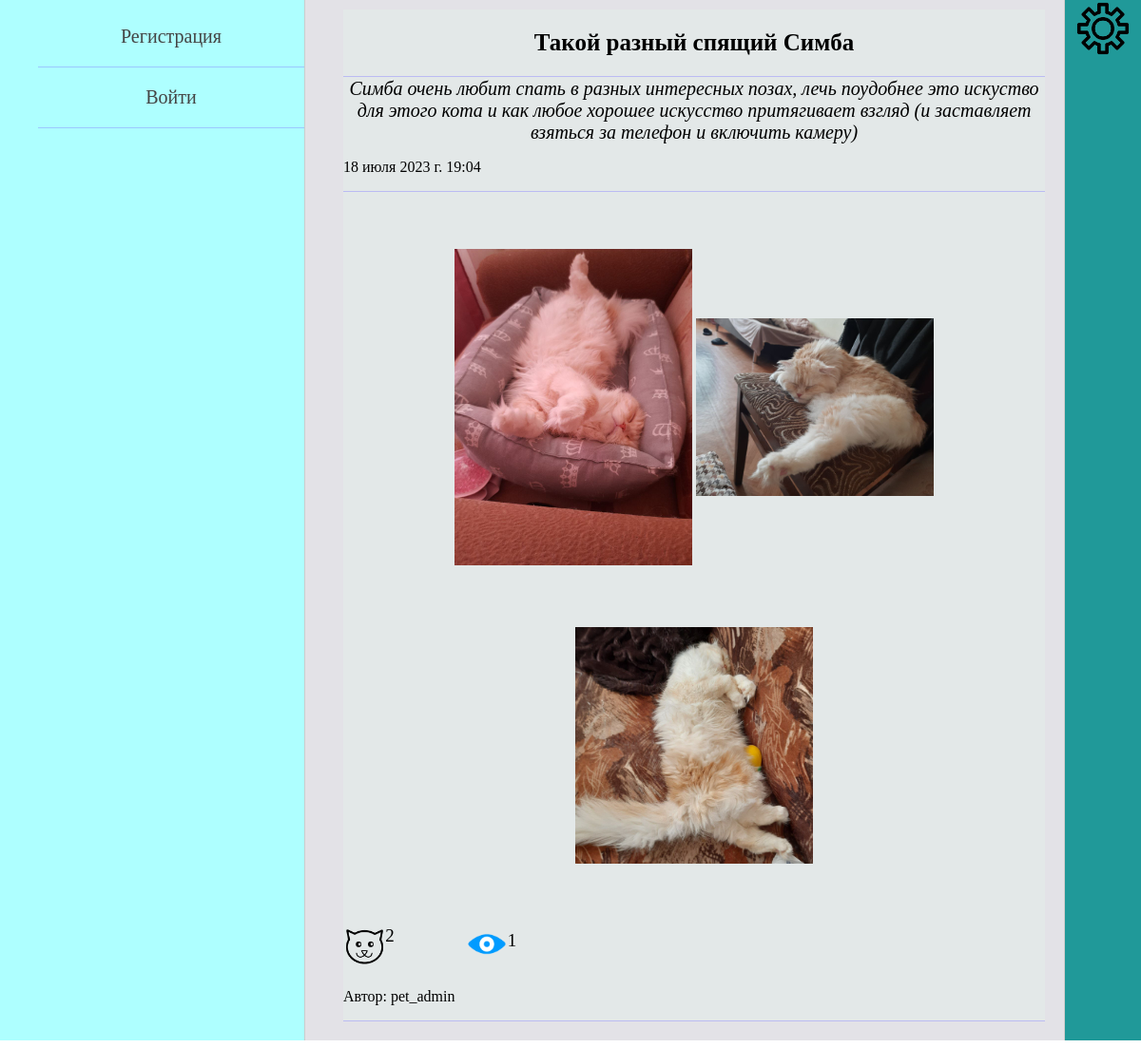
The app's page /post/2/ with its own data.
### pet_owners/models.py (models this page shows, shortened)
class OwnerPost(models.Model):
    autor = models.ForeignKey(settings.AUTH_USER_MODEL, on_delete=models.CASCADE, verbose_name='автор поста')
    title = models.CharField(max_length=105, blank=True, verbose_name='заголовок')
    text_of_post = models.TextField(max_length=2000, verbose_name='текст поста')
    animals = models.ManyToManyField(Animal, related_name='posts',
                                     verbose_name='питомцы в посте')
    is_published = models.BooleanField(default=True)
    date_create = models.DateTimeField(auto_now_add=True, verbose_name='дата создания поста')
    views = models.ManyToManyField(settings.AUTH_USER_MODEL, related_name='views', verbose_name='просмотры')
    likes = models.ManyToManyField(settings.AUTH_USER_MODEL, related_name='likes', verbose_name='лайки')
    class Meta:
        verbose_name = 'Пост пользователя'
        verbose_name_plural = 'Посты пользователей'
        ordering = ['-date_create']

class PostImage(models.Model):
    img = models.ImageField(upload_to="img_of_post/%Y/%m/%d/", verbose_name='изображение')
    post = models.ForeignKey(OwnerPost, on_delete=models.CASCADE, related_name='images', verbose_name='пост')
    owner = models.ForeignKey(settings.AUTH_USER_MODEL, on_delete=models.CASCADE, verbose_name='владелец фото')

class Owner(AbstractUser):
    date_of_birth = models.DateField(blank=True, verbose_name='дата рождения пользователя', null=True)
    avatar = models.ImageField(upload_to="owners_photos/%Y/%m/%d/", blank=True,
                               verbose_name='фото пользователя', null=True)
    about_myself = models.TextField(max_length=520, blank=True, verbose_name='о себе', null=True)
    instagram = models.URLField(blank=True, verbose_name='инстаграм', null=True)
    vkontakte = models.URLField(blank=True, verbose_name='вконтакте', null=True)
    youtube = models.URLField(blank=True, verbose_name='ютуб', null=True)

### pet_owners/views.py (the view)
# urls.py: path('post/<int:post_id>/', ShowPost.as_view(), name='post'),
class ShowPost(DataMixin, DetailView):
    model = OwnerPost
    template_name = 'pet_owners/post_page.html'
    context_object_name = 'post'
    pk_url_kwarg = 'post_id'
    def get_context_data(self, *, object_list=None, **kwargs):
        context = super().get_context_data(**kwargs)
        post = self.model.objects.get(pk=self.kwargs['post_id'])
        user = Owner.objects.get(pk=post.autor.pk)
        context['title'] = post.title
        left_menu = self.get_left_menu()
        context.update(left_menu)
        owner_posts = self.get_owner_posts(user, all_images=True)
        context.update(owner_posts)
        self.add_one_view_for_post(post, user)
        return context

### pet_owners/templatetags/pet_owners_tags.py (called while the page is built)
@register.simple_tag
def get_data_for_post(post_title, post_data):
    return post_data[post_title]

@register.inclusion_tag('pet_owners/likes_and_views_for_posts.html')
def show_likes_and_views(post, post_data):
    return {"post": post, "post_data": post_data}

### pet_owners/utils.py (called while the page is built)
    def get_left_menu(self):
        context = {}
        if self.request.user.is_authenticated:
            context['left_menu'] = [
                {'title': "Мой профиль", 'url_name': ['profile_home', self.request.user.id]},
                {'title': "Мои питомцы", 'url_name': ['profile_home', self.request.user.id]},
                {'title': "Подписки", 'url_name': ['profile_home', self.request.user.id]},
                {'title': "Подписчики", 'url_name': ['profile_home', self.request.user.id]},
                {'title': "Группы", 'url_name': ['profile_home', self.request.user.id]},
            ]
        else:
            context['left_menu'] = [
                {'title': "Регистрация", 'url_name': 'register'},
                {'title': "Войти", 'url_name': 'login'},
            ]
        return context

    def get_owner_posts(self, user, all_images=False):
        context = {}
        all_posts = user.ownerpost_set.all()
        context['all_posts'] = all_posts
        data_for_post = {}
        for post in all_posts:
            if self.request.user.is_authenticated and \
                    Owner.objects.get(pk=self.request.user.id) in post.likes.all():
                is_liked = True
            else:
                is_liked = False
            if all_images:
                data_for_post[f'{post.title}'] = {
                    'img': post.images.all(),
                    'is_liked': is_liked
                }
            else:
                data_for_post[f'{post.title}'] = {
                    'img': post.images.first(),
                    'is_liked': is_liked
                }
        context['data_for_post'] = data_for_post
        return context

    def add_one_view_for_post(self, post, user):
        if self.request.user.is_authenticated and user not in post.likes.all():
            post.views.add(user)

### pet_owners/templates/pet_owners/post_page.html
{% extends 'pet_owners/base.html' %}
{% load pet_owners_tags %}
{% block content %}
{% get_data_for_post post.title data_for_post as post_data %}
<table border=0 cellpadding="0" cellspacing="0" class="post_table">
<tr class="post_title_detail">
    <td>{{post.title}}</td>
<tr class="post_text_detail">
    <td>{{post.text_of_post}}</td>
<tr class="post_datetime_detail">
    <td>{{post.date_create}}</td>
{% if post_data.img|length > 0 %}
    <tr class="imgs_in_post_detail">
        <td>
        {% for img in post_data.img %}
            <div class="imgs_in_post_detail">
                <a href="{{img.img.url}}">
                    <img src="{{img.img.url}}" width=250>
                </a>
            </div>
        {% endfor %}
        </td>
    </tr>
{% endif %}
<tr class="likes_views_post_detail">
    <td>
        {% show_likes_and_views post post_data %}
    </td>
<tr class="post_autor_detail">
    <td>Автор: {{post.autor}}</td>
</table>
{% endblock %}

### pet_owners/templates/pet_owners/likes_and_views_for_posts.html
<div class="post_likes">
    <div class="img_like">
    <a href="{% url 'like_for_post' post.pk %}">
        {% if post_data.is_liked %}
            <img src="/static/pet_owners/images/active_like.png" width="45">
        {% else %}
            <img src="/static/pet_owners/images/like.png" width="45">
        {% endif %}
    </a>
    </div>
    <div class="like_count">{{post.likes.count}}</div>
</div>
<div class="post_views">
    <div class="img_view">
        <img src="/static/pet_owners/images/view.png" width="45">
    </div>
    <div class="view_count">{{post.views.count}}</div>
</div>

### pet_owners/static/pet_owners/css/styles.css (style rules this page uses)
html, body { font-family: 'Georgia'; margin: 0; padding: 0; height: 100%; width: 100%; color: #000000; }
.table-page tr { height: 100%; }
.post_likes { display: inline-block; width: 10%; height: 100%; font-size: 0; }
.post_views { display: inline-block; width: 10%; height: 100%; vertical-align: top; margin-left: 50px; padding-top: 5px; font-size: 0; }
.img_like, .img_view { display: inline-block; width: 60%; height: 100%; }
.like_count, .view_count { display: inline-block; width: 20%; height: 100%; vertical-align: top; font-size: 19px; }
.post_table { width: 100%; text-align: center; }
.post_title_detail td { font-size: 25px; font-weight: bold; height: 70px; border-bottom: 1px solid rgba(126, 117, 255, 0.4); }
.post_text_detail td { font-size: 20px; font-style: italic; height: 70px; }
.post_datetime_detail td, .post_autor_detail td { text-align: left; font-size: 16px; height: 50px; border-bottom: 1px solid rgba(126, 117, 255, 0.4); }
.imgs_in_post_detail { display: inline-block; padding: 30px 0 30px 0; vertical-align: middle; }
.likes_views_post_detail { text-align: left; }

### records on screen
OwnerPost: title "Такой разный спящий Симба", text_of_post "Симба очень любит спать в разных интересных позах, лечь поудобнее это искуство для этого кота и как любое хорошее искусство притягивает взгляд (и заставляет взяться за телефон и включить камеру)", date_create "18 июля 2023 г. 19:04", likes.count "2", views.count "1", autor "pet_admin"
PostImage: img (picture)
PostImage: img (picture)
PostImage: img (picture)

### other values on screen
{{ el_menu.title }} "Регистрация" "Войти"
